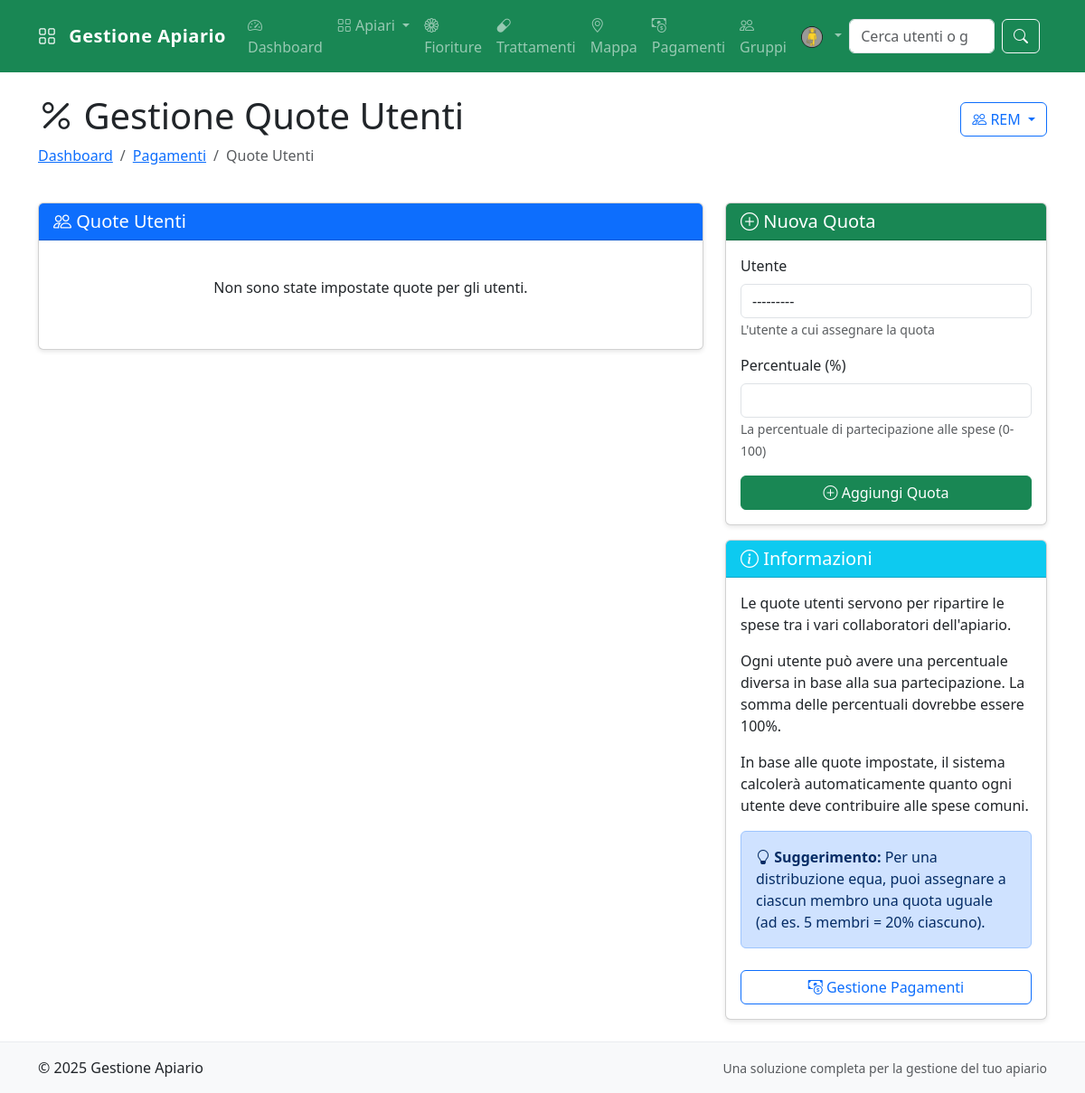
The app's page /app/quote/?gruppo_id=1 (signed in), older data.
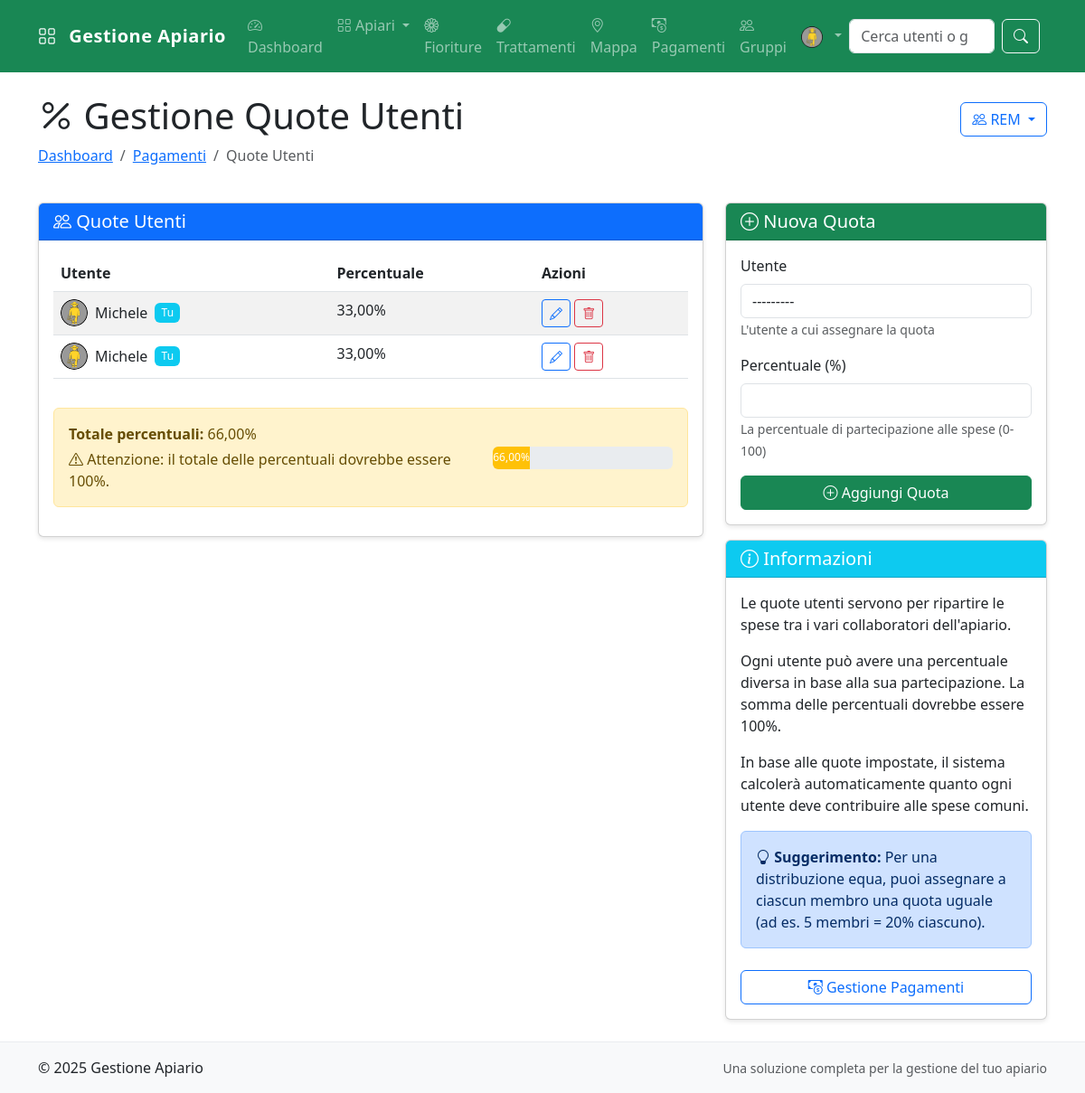
The same page, newer data.
### core/models.py (models this page shows, shortened)
class QuotaUtente(models.Model):
    utente = models.ForeignKey(User, on_delete=models.CASCADE, related_name='quote')
    percentuale = models.DecimalField(max_digits=5, decimal_places=2)  # Percentuale di partecipazione
    gruppo = models.ForeignKey(Gruppo, on_delete=models.SET_NULL, null=True, blank=True, related_name='quote')
    class Meta:
        verbose_name = "Quota Utente"
        verbose_name_plural = "Quote Utenti"

class Profilo(models.Model):
    utente = models.OneToOneField(User, on_delete=models.CASCADE, related_name='profilo')
    immagine = models.ImageField(upload_to='profili/', default='profili/default.png')
    data_nascita = models.DateField(null=True, blank=True)
    bio = models.TextField(max_length=500, blank=True)

### core/views.py (the view)
# urls.py: path('quote/', views.gestione_quote, name='gestione_quote'),
@login_required
def gestione_quote(request):
    gruppi = Gruppo.objects.filter(membri=request.user)
    gruppo_id = request.GET.get('gruppo_id')
    gruppo_selezionato = None
    if gruppo_id:
        try:
            gruppo_selezionato = Gruppo.objects.get(pk=gruppo_id)
            if not gruppo_selezionato.membri.filter(id=request.user.id).exists():
                messages.error(request, "Non sei membro di questo gruppo.")
                return redirect('gestione_quote')
        except Gruppo.DoesNotExist:
            messages.error(request, "Gruppo non trovato.")
            return redirect('gestione_quote')
        quote = QuotaUtente.objects.filter(gruppo=gruppo_selezionato)
        try:
            membro = MembroGruppo.objects.get(utente=request.user, gruppo=gruppo_selezionato)
            can_add = membro.ruolo in ['admin', 'editor']
        except MembroGruppo.DoesNotExist:
            can_add = False
    else:
        quote = QuotaUtente.objects.filter(utente=request.user, gruppo__isnull=True)
        can_add = True
    total_percentuale = sum(q.percentuale for q in quote)
    if request.method == 'POST':
        if gruppo_selezionato and not can_add:
            messages.error(request, "Non hai i permessi per aggiungere quote in questo gruppo.")
            return redirect(f'{reverse("gestione_quote")}?gruppo_id={gruppo_id}')
        form = QuotaUtenteForm(request.POST, gruppo=gruppo_selezionato)
        if form.is_valid():
            quota = form.save(commit=False)
            if gruppo_selezionato:
                quota.gruppo = gruppo_selezionato
            quota.save()
            messages.success(request, "Quota aggiunta con successo.")
            if gruppo_id:
                return redirect(f'{reverse("gestione_quote")}?gruppo_id={gruppo_id}')
            else:
                return redirect('gestione_quote')
    else:
        form = QuotaUtenteForm(gruppo=gruppo_selezionato)
    context = {
        'quote': quote,
        'form': form,
        'gruppi': gruppi,
        'gruppo_selezionato': gruppo_selezionato,
        'can_add': can_add,
        'total_percentuale': total_percentuale,
    }
    return render(request, 'pagamenti/gestione_quote.html', context)

### core/forms.py (shortened to what this page needs)
class QuotaUtenteForm(forms.ModelForm):
    class Meta:
        model = QuotaUtente
        fields = ['utente', 'percentuale']
        widgets = {
            'utente': forms.Select(attrs={'class': 'form-control'}),
            'percentuale': forms.NumberInput(attrs={'class': 'form-control', 'min': '0.01', 'max': '100', 'step': '0.01'}),
        }
    def __init__(self, *args, **kwargs):
        gruppo = kwargs.pop('gruppo', None)
        super().__init__(*args, **kwargs)
        if gruppo:
            self.fields['utente'].queryset = User.objects.filter(gruppi=gruppo)
        else:
            current_user = kwargs.get('initial', {}).get('utente')
            if current_user:
                self.fields['utente'].queryset = User.objects.filter(id=current_user.id)
            else:
                self.fields['utente'].queryset = User.objects.none()

### templates/pagamenti/gestione_quote.html (shortened to what the changed rows need)
{% extends 'base.html' %}
{% load crispy_forms_tags %}
{% block content %}
<div class="row">
    <div class="col-12 mb-4">
        <div class="d-flex justify-content-between align-items-center">
            <h1><i class="bi bi-percent"></i> Gestione Quote Utenti</h1>
        </div>
    </div>
</div>
<div class="row">
    <div class="col-md-8">
        <div class="card">
            <div class="card-body">
                {% if quote %}
                    <div class="table-responsive">
                        <table class="table table-striped table-hover">
                            <thead>
                                <tr>
                                    <th>Utente</th>
                                    <th>Percentuale</th>
                                    <th>Azioni</th>
                                </tr>
                            </thead>
                            <tbody>
                                {% for quota in quote %}
                                    <tr>
                                        <td>
                                            <div class="d-flex align-items-center">
                                                <img src="{{ quota.utente.profilo.immagine.url }}" alt="{{ quota.utente.username }}"
                                                     class="rounded-circle me-2" style="width: 30px; height: 30px; object-fit: cover;">
                                                {{ quota.utente.username }}
                                                {% if quota.utente == request.user %}
                                                    <span class="badge bg-info ms-2">Tu</span>
                                                {% endif %}
                                            </div>
                                        </td>
                                        <td>{{ quota.percentuale }}%</td>
                                        <td>
                                            {% if can_add %}
                                                <a href="{% url 'modifica_quota' quota.id %}" class="btn btn-sm btn-outline-primary">
                                                    <i class="bi bi-pencil"></i>
                                                </a>
                                                <a href="{% url 'elimina_quota' quota.id %}" class="btn btn-sm btn-outline-danger">
                                                    <i class="bi bi-trash"></i>
                                                </a>
                                            {% endif %}
                                        </td>
                                    </tr>
                                {% endfor %}
                            </tbody>
                        </table>
                    </div>
                    <div class="alert {% if total_percentuale == 100 %}alert-success{% else %}alert-warning{% endif %} mt-3">
                        <div class="d-flex justify-content-between align-items-center">
                            <div>
                                <strong>Totale percentuali:</strong> {{ total_percentuale }}%
                                {% if total_percentuale != 100 %}
                                    <div class="mt-1">
                                        <i class="bi bi-exclamation-triangle"></i>
                                        Attenzione: il totale delle percentuali dovrebbe essere 100%.
                                    </div>
                                {% else %}
                                    <div>
                                        <i class="bi bi-check-circle"></i>
                                        Le quote sono correttamente distribuite.
                                    </div>
                                {% endif %}
                            </div>
                            <div class="progress" style="width: 200px; height: 25px;">
                                <div class="progress-bar {% if total_percentuale > 100 %}bg-danger{% elif total_percentuale == 100 %}bg-success{% else %}bg-warning{% endif %}"
                                     role="progressbar"
                                     style="width: {{ total_percentuale }}%;"
                                     aria-valuenow="{{ total_percentuale }}"
                                     aria-valuemin="0"
                                     aria-valuemax="100">
                                    {{ total_percentuale }}%
                                </div>
                            </div>
                        </div>
                    </div>
                {% else %}
                    <div class="text-center py-4">
                        <p>Non sono state impostate quote per gli utenti.</p>
                    </div>
                {% endif %}
            </div>
        </div>
    </div>
</div>
{% endblock %}

Row changes from the older to the newer data that the page shows:
added QuotaUtente: utente.profilo.immagine (placeholder picture), utente.username "Michele", shows "Tu", percentuale "33,00"
added QuotaUtente: utente.profilo.immagine (placeholder picture), utente.username "Michele", shows "Tu", percentuale "33,00"
Text that changed along with them:
{{ total_percentuale }}: (not shown) → "66,00"
text no longer shown: "Non sono state impostate quote per gli utenti."
text now shown: "Utente Percentuale Azioni Totale percentuali: % Attenzione: il totale delle percentuali dovrebbe essere 100%. %"
